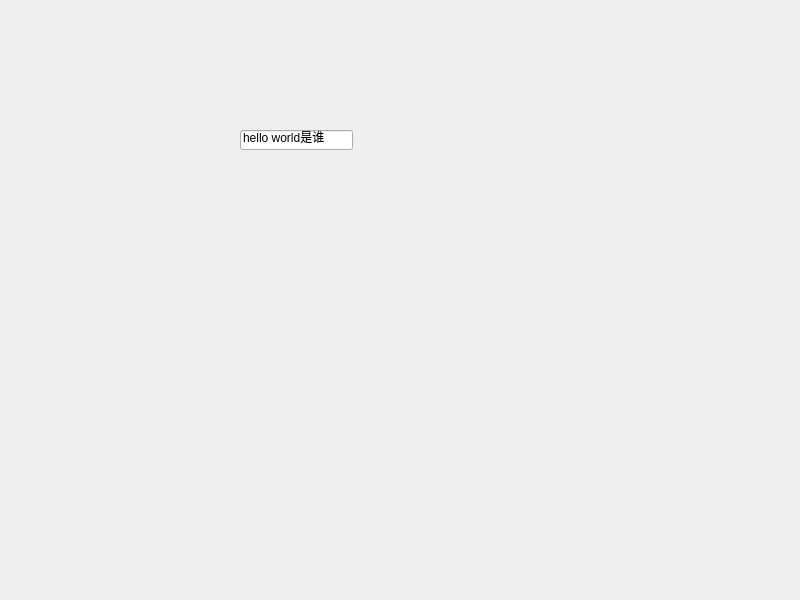
<?xml version="1.0" encoding="UTF-8"?>
<ui version="4.0">
 <class>Widget</class>
 <widget class="QWidget" name="Widget">
  <property name="geometry">
   <rect>
    <x>0</x>
    <y>0</y>
    <width>800</width>
    <height>600</height>
   </rect>
  </property>
  <property name="windowTitle">
   <string>Widget</string>
  </property>
  <widget class="QLineEdit" name="lineEdit">
   <property name="geometry">
    <rect>
     <x>240</x>
     <y>130</y>
     <width>113</width>
     <height>20</height>
    </rect>
   </property>
   <property name="text">
    <string>hello world是谁</string>
   </property>
  </widget>
 </widget>
 <resources/>
 <connections/>
</ui>
